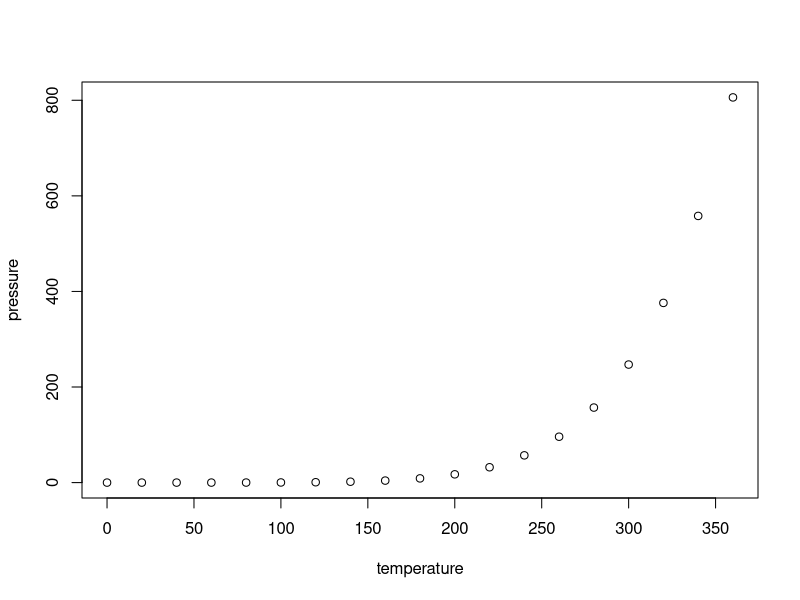
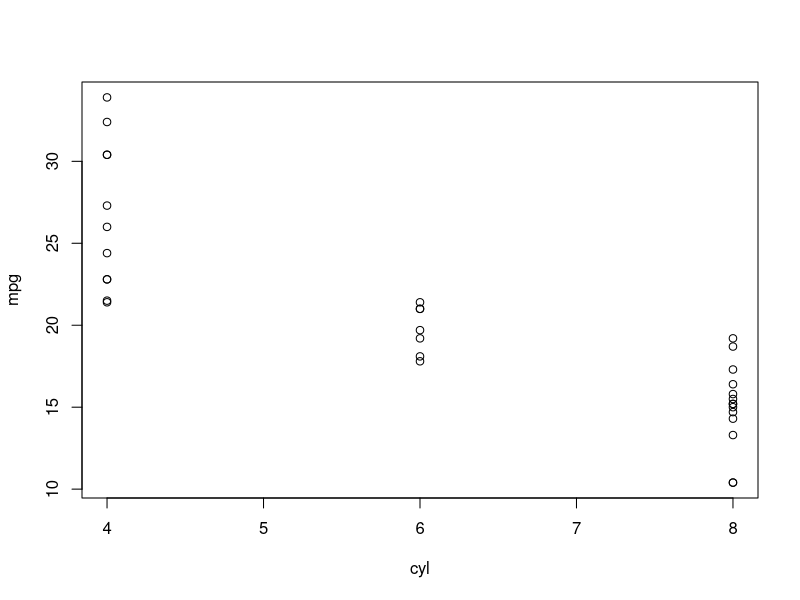

These figures' R source, in order:
## ---- chunk 1
knitr::opts_chunk$set(echo = FALSE, message=FALSE, warning=FALSE, cache=TRUE)
## ---- chunk 2
summary(cars)
## ---- chunk 3
plot(pressure)
## ---- chunk 4
plot(mpg ~ cyl, data = mtcars)
## ---- chunk 5
knitr::kable(head(mtcars),
       caption="First few observations of the mtcars dataset")
